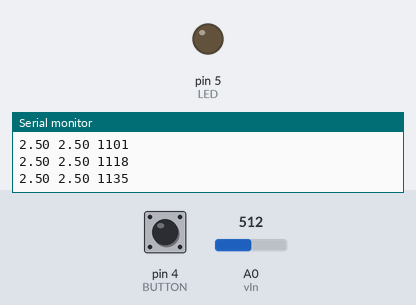
This sketch was run on a simulated Arduino Uno, built with avr-gcc and run on an emulated ATmega328P. Parts: output pins drawn as LEDs (lit = HIGH), the last lines printed to the serial monitor. Dashed ring = blinking. The inputs (shaded band) are chosen by the test bench; at power-on: A0 (vIn) = 512, pin 4 (BUTTON) LOW.

Above: at 1.2 s.
1.3 s: A0 (vIn) set to 341
4.3 s: A0 (vIn) set to 304
At 4.81 s:
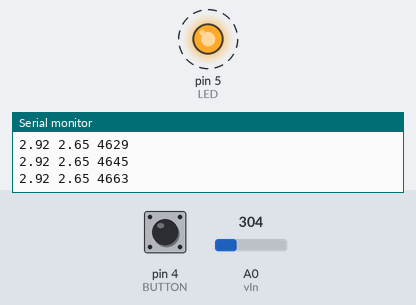
Timing chart, 0 to 13.3 s (numbered marks = the images above; inputs shaded):
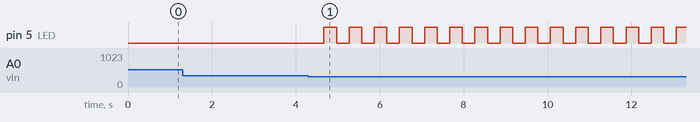

Measured:
- the behaviour switches between 323 and 322 on A0 (vIn) (found by bisection; images 0 and 1)
- by itself, pin 5 (LED): alternates HIGH for 0.30 s and LOW for 0.30 s

The sketch:

main.ino
```cpp
// (licence header left out)
// pin definition
#define vIn A0
#define LED 5
#define BUTTON 4

// rolling average configuration
double fastN = 300.0;
double slowN = 1000.0;
double fastMovingAvg = 0;
double slowMovingAvg = 0;
bool hasDoped = false;

// general configuration
double sensitivity = 0.1;

// alert triggered by button
volatile bool isOn = false;

// cooldown period of light censor
unsigned long startTime = 0;
unsigned long currentTime = 0;
unsigned long coolDown = 5000;

// initialises pins and other board functionality
void setup()
{
  Serial.begin(9600); // initialise serial bus

  // initialise pins for circuit control
  pinMode(vIn, INPUT);
  pinMode(LED, OUTPUT);
  pinMode(BUTTON, INPUT);

  /*
    here the the Pin Change Interrupt Control Registry (PCICR) is set such that port d is enabled

    as to make sure only digital pin 4 (D4) triggers the interrupt, a mask is applied for Pin Change Interrupt 20 (PCINT20 aka D4)
    by setting the 5th bit of the Pin Change Mask 2 register to 1
  */
  cli();
  PCICR |= 0b00000100;
  PCMSK2 |= 0b00010000;
  sei();
}

// function is called when vector is triggered (button push)
ISR(PCINT2_vect)
{
  isOn = true;
}

/*
  calculates the current voltage drop across the LDR
  @returns the voltage drop across the LDR
*/
double getVoltage()
{
  return 5.0 - (((double)(analogRead(vIn)) / 1023) * 5.0);
}

/*
  algorithm that calculates the moving average, utilises getVoltage() to grab new values - credit: https://stackoverflow.com/a/16757630
  @param average current double average
  @param N number of samples to be included in the moving average
  @returns the new moving average value
*/
double movingAverage(double average, double N)
{
  average -= average / N;
  average += getVoltage() / N;
  return average;
}

/*
  function that blinks light every 300ms over 10s by use of a time delta
*/
void alert()
{
  unsigned long alertStartTime = millis();
  unsigned long alertCurrentTime = millis();
  while ((alertCurrentTime - alertStartTime) < 10000)
  {
    digitalWrite(LED, HIGH);
    delay(300);
    digitalWrite(LED, LOW);
    delay(300);
    alertCurrentTime = millis();
  }
  isOn = false; // undo the state change caused by the button press
}

// the loop function runs over and over again forever
void loop()
{
  // if ISR has triggered due to button press then alert
  if (isOn) alert();

  // if statement dopes the moving averages to current light level such that functionality is ensured as soon as the device is powered on
  if (!hasDoped)
  {
    hasDoped = true;
    slowMovingAvg = getVoltage();
    fastMovingAvg = getVoltage();
  }

  // updates moving averages with movingAverage algorithm
  fastMovingAvg = movingAverage(fastMovingAvg, fastN);
  slowMovingAvg = movingAverage(slowMovingAvg, slowN);

  // print data to serial monitor so data can be exported to csv and imported into excel
  Serial.print(fastMovingAvg);
  Serial.print(" ");
  Serial.print(slowMovingAvg);
  Serial.print(" ");
  Serial.println(millis());

  /*
    if the fast moving average deviates more than sensitivity % from the slow moving average, alert is called

    there is a short cooldown period between each time the sensor is checked so that the moving average algorithm
    has time to return to the environments average if the obstruction is removed

    as to allow the board to trigger on startup when currentTime < 5000ms, the second condition allows for this
  */
  if (((currentTime - startTime) > coolDown) || (currentTime < coolDown))
  {
    // by checking if the difference % is < -sensitivity, we can only check for dips in brightness, not increases in brightness
    if (-sensitivity > (slowMovingAvg-fastMovingAvg)/slowMovingAvg)
    {
      alert();
      startTime = millis();
    }
  }
  currentTime = millis();
}
```
